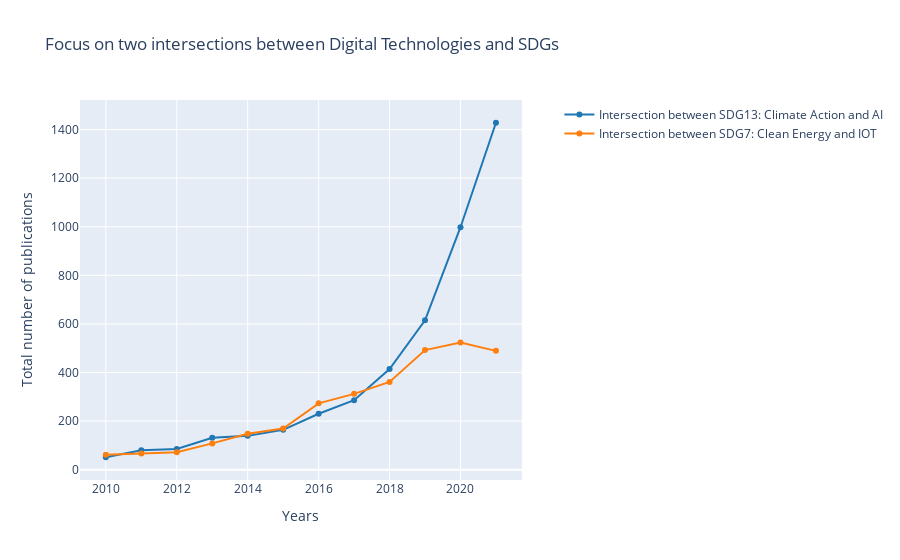

The cell this chart's notebook holds for it:
### Code cell
cols = plotly.colors.DEFAULT_PLOTLY_COLORS

fig = make_subplots(specs=[[{"secondary_y": True}]])


fig.add_trace(
    go.Scatter(
        name="Intersection between SDG13: Climate Action and AI",
        x=df_year_13_ai.index,
        y=df_year_13_ai,
        line=dict(width=2, color=cols[0])
    ),
    secondary_y=False
)

fig.add_trace(
    go.Scatter(
        name="Intersection between SDG7: Clean Energy and IOT",
        x=df_year_7_iot.index,
        y=df_year_7_iot,
        line=dict(width=2, color=cols[1])
    ),
    secondary_y=False
)




fig.update_layout(title="Focus on two intersections between Digital Technologies and SDGs ", template="plotly")
fig.update_xaxes(title_text="Years")
# fig.update_yaxes(title_text="Total number of publications (green)", secondary_y=True)
fig.update_yaxes(title_text="Total number of publications ", secondary_y=False)
fig.write_image("../img/Commission/focus_on_inter.jpeg", width=1080, height=800)
fig.show()

### Figure 1 — Plotly figure (JSON) as saved in the notebook; plotly's stock layout.template omitted (floating-point values rounded to 4 significant figures)
{"data": [{"line": {"color": "rgb(31, 119, 180)", "width": 2}, "name": "Intersection between SDG13: Climate Action and AI", "x": [2010, 2011, 2012, 2013, 2014, 2015, 2016, 2017, 2018, 2019, 2020, 2021], "y": [51, 80, 85, 131, 139, 164, 230, 286, 414, 615, 998, 1428], "type": "scatter", "xaxis": "x", "yaxis": "y"}, {"line": {"color": "rgb(255, 127, 14)", "width": 2}, "name": "Intersection between SDG7: Clean Energy and IOT", "x": [2010, 2011, 2012, 2013, 2014, 2015, 2016, 2017, 2018, 2019, 2020, 2021], "y": [61, 66, 72, 108, 148, 169, 273, 312, 361, 492, 523, 489], "type": "scatter", "xaxis": "x", "yaxis": "y"}], "layout": {"xaxis": {"anchor": "y", "domain": [0.0, 0.94], "title": {"text": "Years"}}, "yaxis": {"anchor": "x", "domain": [0.0, 1.0], "title": {"text": "Total number of publications "}}, "yaxis2": {"anchor": "x", "overlaying": "y", "side": "right"}, "title": {"text": "Focus on two intersections between Digital Technologies and SDGs "}}}
